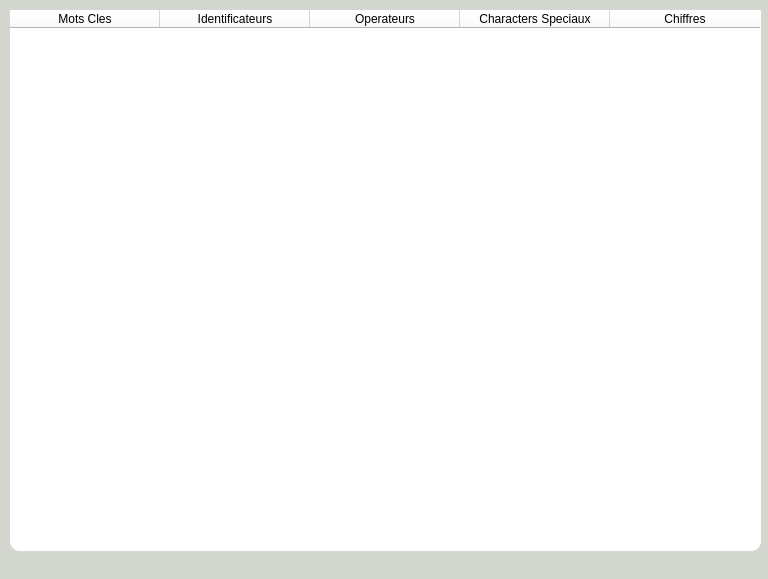
<?xml version="1.0" encoding="UTF-8"?>
<ui version="4.0">
 <class>TableWindow</class>
 <widget class="QMainWindow" name="TableWindow">
  <property name="geometry">
   <rect>
    <x>0</x>
    <y>0</y>
    <width>768</width>
    <height>579</height>
   </rect>
  </property>
  <property name="windowTitle">
   <string>Table Des Unites Lexicales</string>
  </property>
  <property name="styleSheet">
   <string notr="true">background-color: rgb(211, 215, 207);</string>
  </property>
  <widget class="QWidget" name="centralwidget">
   <widget class="QTableWidget" name="tableWidget">
    <property name="geometry">
     <rect>
      <x>10</x>
      <y>10</y>
      <width>751</width>
      <height>541</height>
     </rect>
    </property>
    <property name="styleSheet">
     <string notr="true">background-color: white;
border-style: solid;
border-width: 0px;
border-radius: 10px;

</string>
    </property>
    <attribute name="horizontalHeaderDefaultSectionSize">
     <number>150</number>
    </attribute>
    <column>
     <property name="text">
      <string>Mots Cles</string>
     </property>
    </column>
    <column>
     <property name="text">
      <string>Identificateurs</string>
     </property>
    </column>
    <column>
     <property name="text">
      <string>Operateurs</string>
     </property>
    </column>
    <column>
     <property name="text">
      <string>Characters Speciaux</string>
     </property>
    </column>
    <column>
     <property name="text">
      <string>Chiffres</string>
     </property>
    </column>
   </widget>
  </widget>
  <widget class="QMenuBar" name="menubar">
   <property name="geometry">
    <rect>
     <x>0</x>
     <y>0</y>
     <width>768</width>
     <height>22</height>
    </rect>
   </property>
  </widget>
 </widget>
 <resources/>
 <connections/>
</ui>
